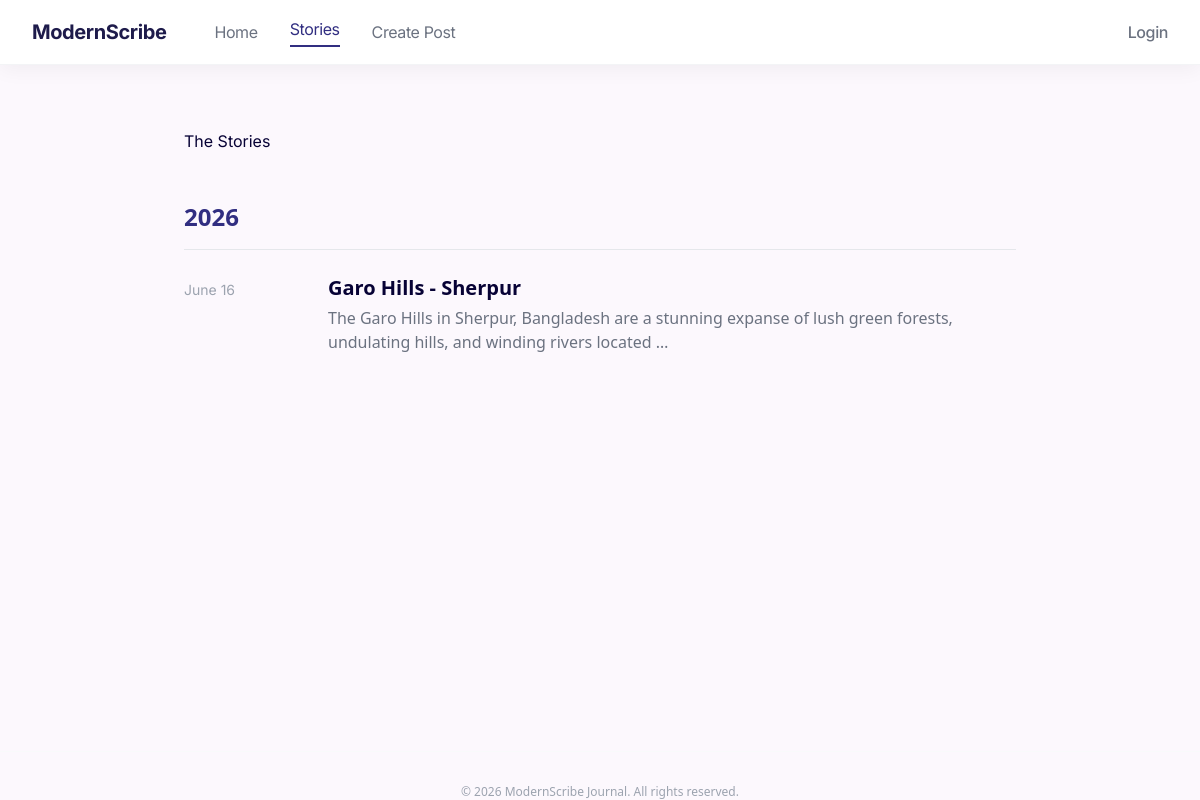
Page /archive/ on the committed database.
### core/models.py (models this page shows, shortened)
class CreatePost(models.Model):
    author=models.ForeignKey(User,on_delete=models.CASCADE)
    title=models.CharField(max_length=255)
    topic=models.ForeignKey(Topic, on_delete=models.SET_NULL, null=True, blank=True, related_name='posts')
    cover_image_url = models.URLField(max_length=500, blank=True, null=True)
    cover_image = models.ImageField(upload_to='post_covers/', blank=True, null=True)
    content=RichTextField()
    view_count=models.PositiveBigIntegerField(default=0)
    liked_users=models.ManyToManyField(User,related_name='liked_post',blank=True)
    created_at=models.DateTimeField(auto_now_add=True)
    updated_at=models.DateTimeField(auto_now=True)
    is_featured=models.BooleanField(default=False)

### core/views.py (the view)
# urls.py: path('archive/', archive, name='archive'),
def archive(request):
    posts = CreatePost.objects.all().order_by('-created_at')
    return render(request, 'home/archive.html', {'posts': posts})

### core/templates/home/archive.html (shortened to what this page needs)
{% extends "base.html" %}
{% block content %}
<div class="max-w-4xl mx-auto px-8 py-16">
    <h1 class="font-headline-lg text-display-md text-primary mb-12">The Stories</h1>
    <div class="space-y-12">
        {% regroup posts by created_at.year as year_list %}
        {% for year in year_list %}
        <section>
            <h2 class="text-2xl font-bold text-indigo-900 border-b border-gray-200 pb-4 mb-6 {% if not forloop.first %}mt-16{% endif %}">{{ year.grouper }}</h2>
            <div class="space-y-6">
                {% for post in year.list %}
                <article class="flex flex-col md:flex-row md:items-baseline gap-4 group cursor-pointer" data-url="{% url 'post_detail' post.id %}" onclick="window.location=this.dataset.url">
                    <span class="text-sm font-['Inter'] text-gray-400 w-32 shrink-0">{{ post.created_at|date:"F d" }}</span>
                    <div>
                        <a href="{% url 'post_detail' post.id %}" class="text-xl font-semibold text-primary group-hover:text-indigo-600 transition-colors">{{ post.title }}</a>
                        <p class="text-gray-500 mt-1 line-clamp-2">{{ post.content|striptags|truncatewords:20|safe }}</p>
                    </div>
                </article>
                {% endfor %}
            </div>
        </section>
        {% empty %}
        <p class="text-gray-500 text-center py-10">No stories available.</p>
        {% endfor %}
    </div>
</div>
{% endblock %}

### static/css/style.css (style rules this page uses)
body { background-color: #fcf8fd; color: #1c1b1f; -webkit-font-smoothing: antialiased; }

### rows in the picture
CreatePost: created_at "June 16", title "Garo Hills - Sherpur", content "The Garo Hills in Sherpur, Bangladesh are a stunning expanse of lush green forests, undulating hills, and winding rivers located …"

### other values in the picture
{{ year.grouper }} "2026"
